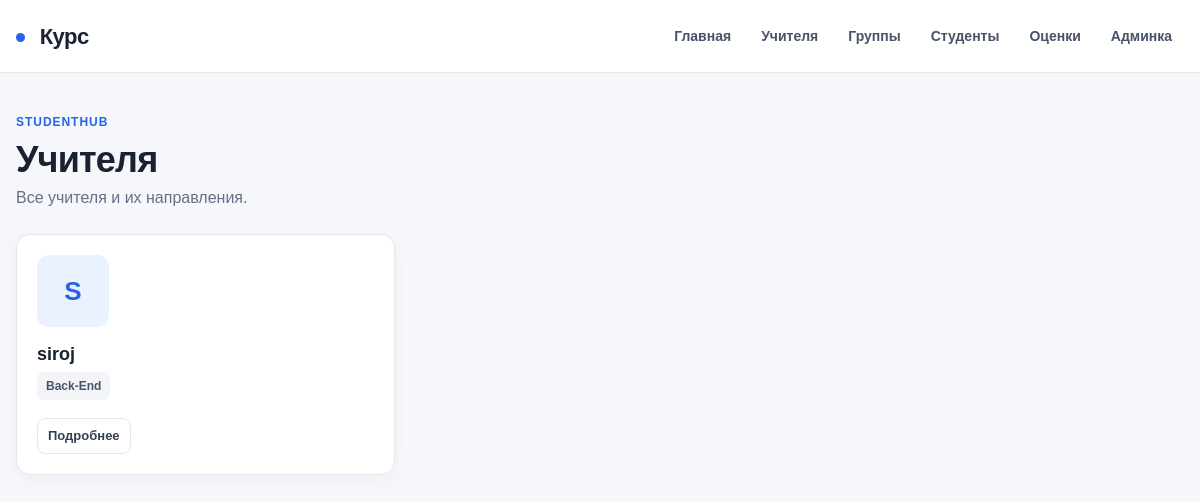
Screenshot of /teachers/ with the database file from the repository.
### exam/models.py (models this page shows, shortened)
class Teacher(models.Model):
    DIRECTIONS = [
        ('backend', 'Back-End'),
        ('frontend', 'Front-End'),
        ('smm', 'SMM'),
    ]
    name = models.CharField(max_length=200, verbose_name='Имя')
    direction = models.CharField(max_length=20, choices=DIRECTIONS, verbose_name='Направление')
    class Meta:
        verbose_name="Учители"
        verbose_name_plural="Учителя"

### exam/views.py (the view)
# urls.py: path('teachers/', views.teacher_list, name='teacher_list'),
def teacher_list(request):
    return render(request, 'teacher_list.html', {'teachers': Teacher.objects.all()})

### exam/templates/teacher_list.html (shortened to what this page needs)
{% extends 'base.html' %}
{% block content %}
<div class="page-heading">
    <div>
        <span class="eyebrow">StudentHub</span>
        <h1>Учителя</h1>
        <p>Все учителя и их направления.</p>
    </div>
</div>
<div class="students">
    {% for teacher in teachers %}
        <article class="student-card">
            <div class="student-avatar student-avatar-placeholder">{{ teacher.name|first|upper }}</div>
            <div class="student-info">
                <h3>{{ teacher.name }}</h3>
                <span class="group-badge">{{ teacher.get_direction_display }}</span>
            </div>
            <div class="card-actions">
                <a href="{% url 'teacher_detail' teacher.id %}" class="card-link">Подробнее</a>
            </div>
        </article>
    {% empty %}
        <div class="empty-state">
            <h3>Учителей пока нет</h3>
            <p>Учителя добавляются через админ-панель.</p>
        </div>
    {% endfor %}
</div>
{% endblock %}

### exam/static/css/style.css (style rules this page uses)
:root { --bg: #f5f7fb; --surface: #ffffff; --surface-soft: #f8fafc; --text: #182230; --muted: #667085; --border: #e4e7ec; --primary: #2563eb; --primary-dark: #1d4ed8; --primary-soft: #eff6ff; --danger: #dc2626; --danger-soft: #fef2f2; --shadow: 0 8px 24px rgba(15, 23, 42, .06); }
* { box-sizing: border-box; margin: 0; padding: 0; }
html { scroll-behavior: smooth; }
body { min-height: 100vh; background: var(--bg); color: var(--text); font-family: Arial, Helvetica, sans-serif; line-height: 1.5; }
a { color: inherit; text-decoration: none; }
button, a, input, select { -webkit-tap-highlight-color: transparent; }
h1, h2, h3, p { overflow-wrap: anywhere; }
h1 { font-size: 36px; line-height: 1.15; letter-spacing: -.8px; }
h3 { font-size: 18px; line-height: 1.25; }
p { color: var(--muted); }
.eyebrow { display: inline-block; margin-bottom: 8px; color: var(--primary); font-size: 12px; font-weight: 800; letter-spacing: .08em; text-transform: uppercase; }
.section-heading, .page-heading { display: flex; align-items: flex-end; justify-content: space-between; gap: 20px; margin-bottom: 18px; }
.students { display: grid; grid-template-columns: repeat(3, minmax(0, 1fr)); gap: 16px; }
.student-card { min-width: 0; display: flex; flex-direction: column; padding: 20px; border: 1px solid var(--border); border-radius: 14px; background: var(--surface); box-shadow: 0 4px 16px rgba(15, 23, 42, .04); }
.student-card > img.student-avatar, .student-avatar { width: 72px; height: 72px; flex: 0 0 72px; margin-bottom: 16px; border-radius: 12px; object-fit: cover; background: #eaf2ff; }
.student-avatar-placeholder { display: grid; place-items: center; color: var(--primary); font-size: 26px; font-weight: 800; }
.student-info h3, .student-card h2 { margin-bottom: 6px; }
.group-badge { display: inline-flex; width: fit-content; max-width: 100%; padding: 5px 9px; border-radius: 7px; background: #f2f4f7; color: #475467; font-size: 12px; font-weight: 700; }
.card-actions { display: flex; flex-wrap: wrap; gap: 8px; margin-top: auto; padding-top: 18px; }
.card-link { display: inline-flex; align-items: center; min-height: 36px; padding: 0 10px; border: 1px solid var(--border); border-radius: 8px; color: #344054; font-size: 13px; font-weight: 700; }
.page-heading { align-items: center; margin-bottom: 24px; }
.page-heading > div p { margin-top: 6px; }

### rows the page displays
Teacher: name|first "S", name "siroj", direction "Back-End"
